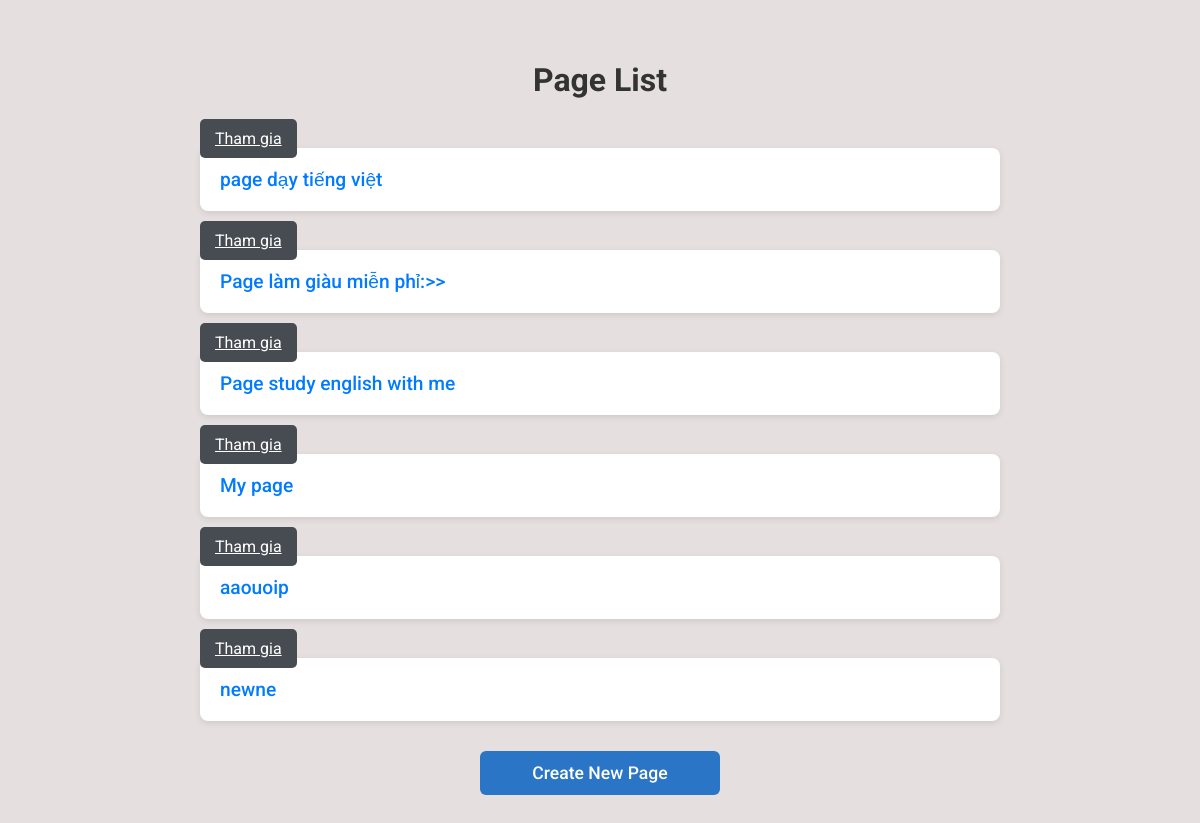
The app's page /pages/pages/ with its own data.
### page/models.py (models this page shows, shortened)
class Page(models.Model):
    title = models.CharField(max_length=100)
    name = models.CharField(max_length=100,null=True)
    owner = models.CharField(max_length=100,null=True)
    admin = models.ForeignKey(User, on_delete=models.CASCADE, related_name='managed_pages')
    likes = models.ManyToManyField(User, related_name='liked_pages', blank=True)  # This tracks users who liked the page

### page/views.py (the view)
# urls.py: path('pages/', views.page_list, name='page_list'),
def page_list(request):
    pages = Page.objects.all()
    return render(request, 'page/page_list.html', {'pages': pages})

### page/templates/page/page_list.html (shortened to what this page needs)
<!DOCTYPE html>
<html lang="en">
<head>
</head>
<body>
    <div class="container">
        <h1>Page List</h1>
        <ul class="page-list">
            {% for page in pages %}
            {% if user != page.admin %}
            <a href="{% url 'toggle_page_membership' page.id %}" class="join-button">
                {% if user in page.members.all %}
                    Hủy tham gia
                {% else %}
                    Tham gia
                {% endif %}
            </a>
        {% endif %}
                <li><a href="{% url 'page_detail' page.pk %}">{{ page.title }}</a></li>
            {% endfor %}
        </ul>
        <a href="{% url 'page_create' %}" class="create-btn" id="create-btnn">Create New Page</a>
    </div>
</body>
</html>

### page/templates/page/page_list.html (style rules this page uses)
.join-button { margin-left: auto; padding: 10px 15px; border-radius: 5px; transition: background-color 0.3s; }
.join-button { background-color: #474c52; color: white; border: none; }
body { font-family: 'Roboto', sans-serif; background-color: #e6dfdf; margin: 0; padding: 0; }
.container { max-width: 800px; margin: 0 auto; padding: 40px 20px; }
h1 { color: #333; text-align: center; margin-bottom: 30px; }
.page-list { list-style-type: none; padding: 0; }
.page-list li { background-color: white; border-radius: 8px; box-shadow: 0 2px 6px rgba(0, 0, 0, 0.1); padding: 20px; margin-bottom: 20px; transition: transform 0.3s ease, box-shadow 0.3s ease; }
.page-list li a { color: #007bff; text-decoration: none; font-size: 1.2em; font-weight: 500; transition: color 0.3s ease; }
.create-btn { display: block; margin: 30px auto 0; padding: 12px 20px; background-color: #2a75c5; color: white; text-decoration: none; border-radius: 6px; transition: background-color 0.3s ease, transform 0.3s ease; max-width: 200px; text-align: center; font-size: 1.1em; font-weight: 500; }

### records on screen
Page: shows "Tham gia", title "page dạy tiếng việt"
Page: shows "Tham gia", title "Page làm giàu miễn phỉ:>>"
Page: shows "Tham gia", title "Page study english with me"
Page: shows "Tham gia", title "My page"
Page: shows "Tham gia", title "aaouoip"
Page: shows "Tham gia", title "newne"
